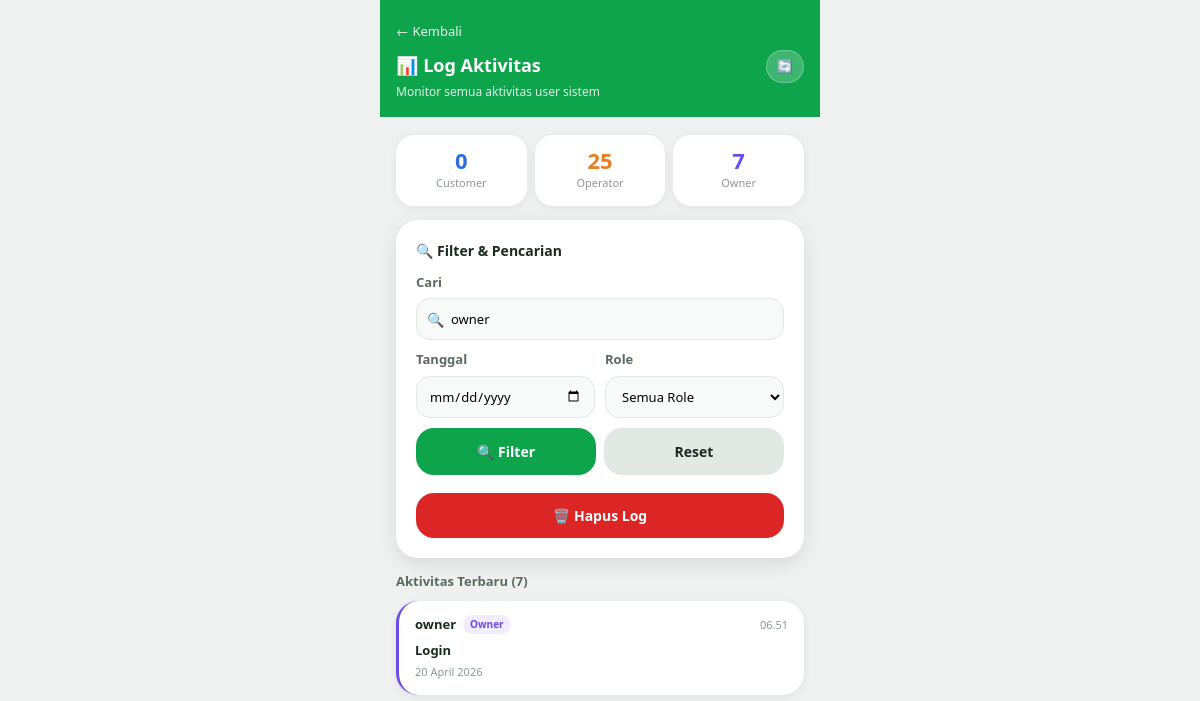
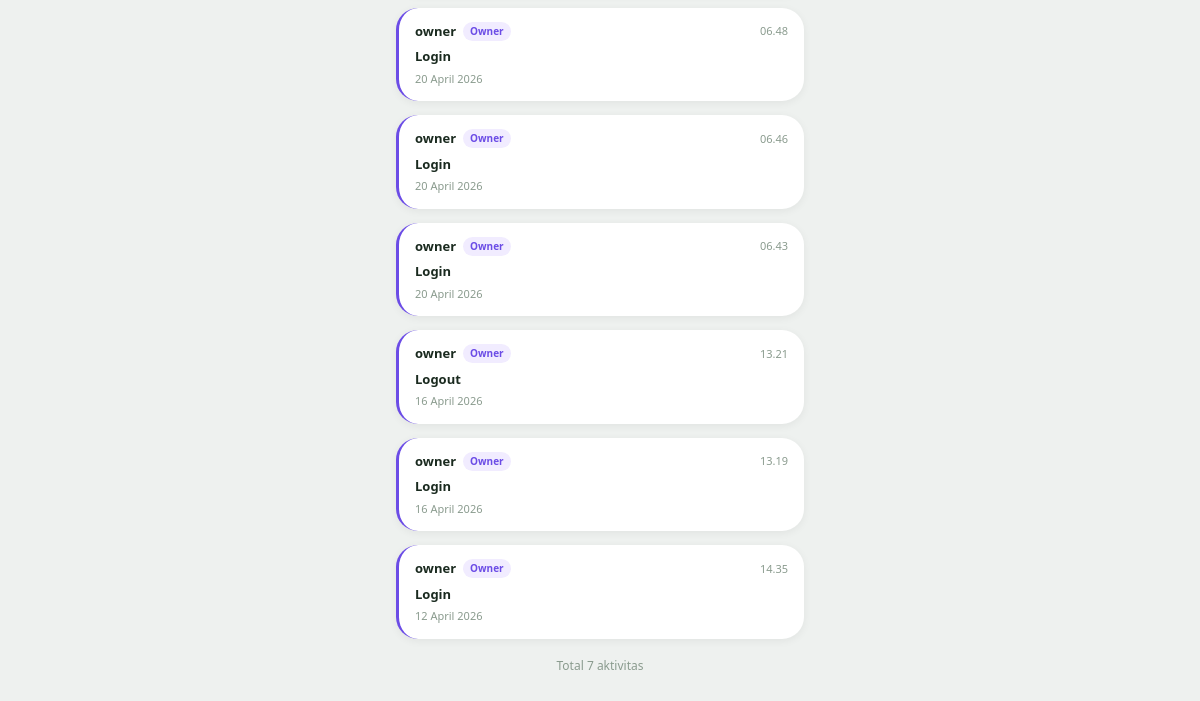
/log_aktivitas.php?cari=owner (signed in), run on an earlier commit of the app's database (2 pictures, top to bottom).
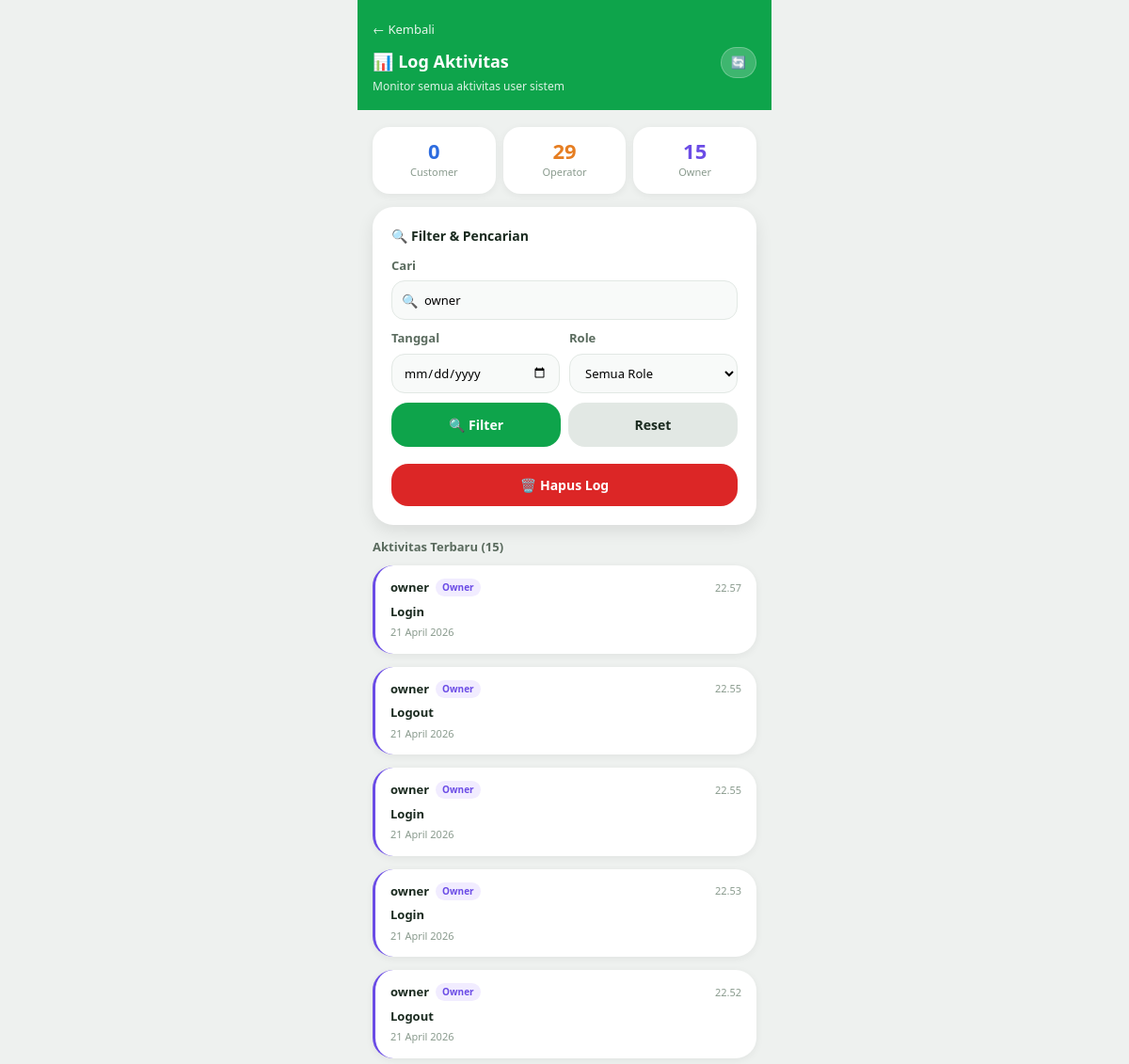
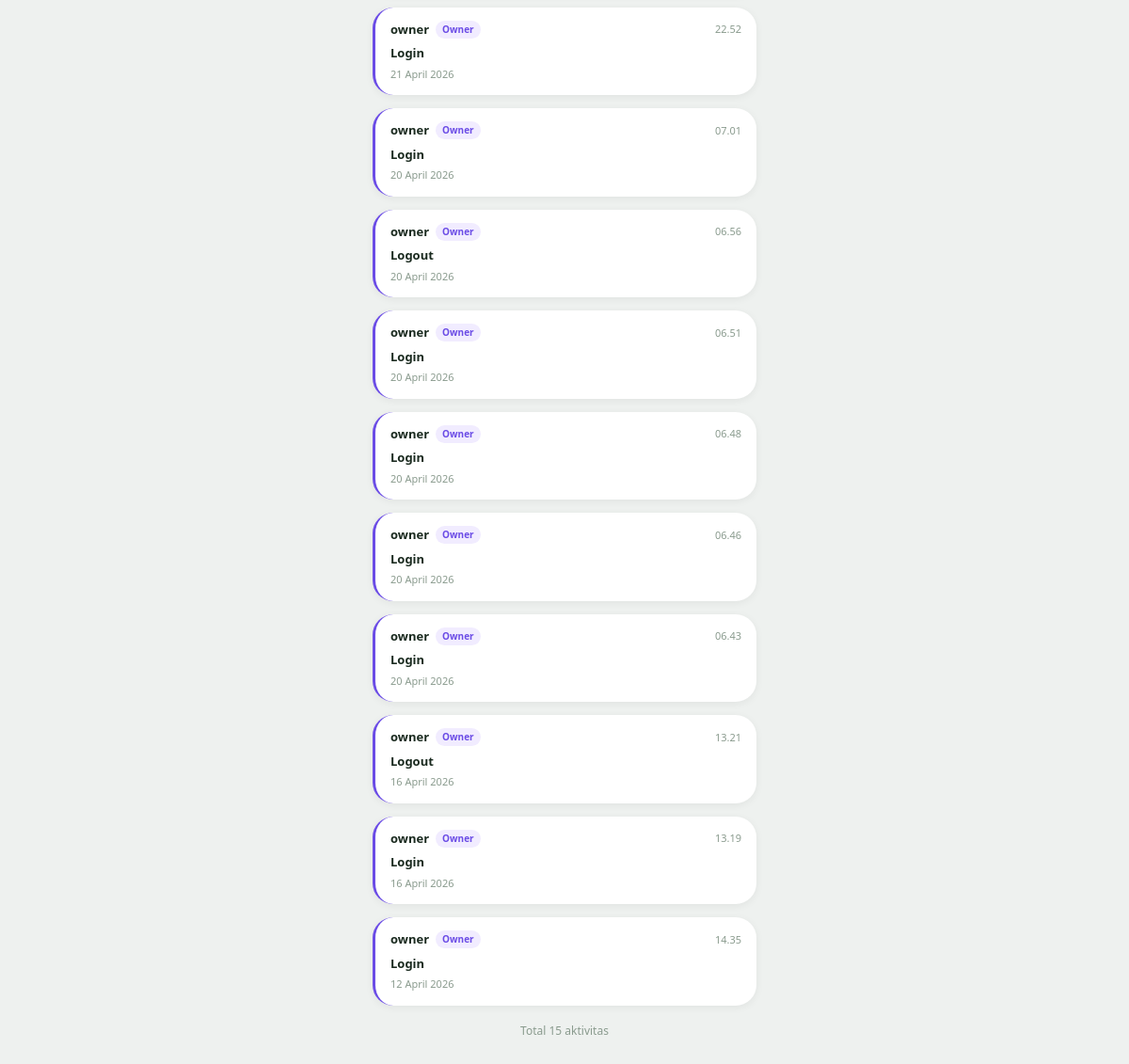
And on a later commit of the database (2 pictures, top to bottom).
### tables this page shows
CREATE TABLE log_aktivitas (
        id       INTEGER PRIMARY KEY AUTOINCREMENT,
        username TEXT NOT NULL,
        role     TEXT NOT NULL,
        aksi     TEXT NOT NULL,
        detail   TEXT DEFAULT '',
        waktu    DATETIME DEFAULT CURRENT_TIMESTAMP
    );

### log_aktivitas.php (the view, shortened to what this page needs)
<?php
$db    = getDB();
$cari        = trim($_GET['cari'] ?? '');
$tanggal     = $_GET['tanggal'] ?? '';
$where = []; $params = [];
if (!empty($cari)) {
    $where[] = "(username LIKE ? OR aksi LIKE ? OR detail LIKE ?)";
    $params  = array_merge($params, ["%$cari%", "%$cari%", "%$cari%"]);
}
$sql  = "SELECT * FROM log_aktivitas" . (!empty($where) ? " WHERE " . implode(' AND ', $where) : "") . " ORDER BY waktu DESC LIMIT 100";
$stmt = $db->prepare($sql);
$stmt->execute($params);
$logs = $stmt->fetchAll(PDO::FETCH_ASSOC);
$jml_customer = $db->query("SELECT COUNT(*) FROM log_aktivitas WHERE role = 'customer'")->fetchColumn();
$jml_operator = $db->query("SELECT COUNT(*) FROM log_aktivitas WHERE role = 'operator'")->fetchColumn();
$jml_owner    = $db->query("SELECT COUNT(*) FROM log_aktivitas WHERE role = 'owner'")->fetchColumn();
?>
<!DOCTYPE html>
<html lang="id">
<head>
    <link rel="stylesheet" href="css/base.css">
    <link rel="stylesheet" href="css/log_aktivitas.css">
</head>
<body>
<div class="app-wrapper">
    <div class="top-bar">
        <a href="owner.php" class="back-btn">← Kembali</a>
        <div class="topbar-row-log">
            <h1>📊 Log Aktivitas</h1>
            <a href="log_aktivitas.php" class="refresh-btn">🔄</a>
        </div>
        <div class="subtitle">Monitor semua aktivitas user sistem</div>
    </div>
    <div class="content">
        <div class="stat-grid stat-grid-log">
            <div class="stat-card">
                <div class="stat-num stat-customer"><?= $jml_customer ?></div>
                <div class="stat-label">Customer</div>
            </div>
            <div class="stat-card stat-orange">
                <div class="stat-num"><?= $jml_operator ?></div>
                <div class="stat-label">Operator</div>
            </div>
            <div class="stat-card">
                <div class="stat-num stat-owner"><?= $jml_owner ?></div>
                <div class="stat-label">Owner</div>
            </div>
        </div>
        <div class="card card-filter-log">
            <h3 class="filter-log-title">🔍 Filter & Pencarian</h3>
            <form method="GET">
                <div class="form-group">
                    <label>Cari</label>
                    <div class="search-wrapper">
                        <span class="search-icon">🔍</span>
                        <input type="text" name="cari"
                               placeholder="Username, aksi, atau detail"
                               value="<?= htmlspecialchars($cari) ?>">
                    </div>
                </div>
                <div class="filter-row">
                    <div class="form-group">
                        <label>Tanggal</label>
                        <input type="date" name="tanggal" value="<?= $tanggal ?>">
                    </div>
                    <div class="form-group">
                        <label>Role</label>
                        <select name="role">
                            <option value="">Semua Role</option>
                        </select>
                    </div>
                </div>
                <div class="btn-row">
                    <button type="submit" class="btn btn-orange">🔍 Filter</button>
                    <a href="log_aktivitas.php" class="btn btn-gray">Reset</a>
                </div>
            </form>
            <form method="POST" class="btn-hapus-log">
                <button type="submit" class="btn btn-red"
                        onclick="return confirm('Yakin ingin menghapus semua log? Tindakan ini tidak bisa dibatalkan!')">
                    🗑️ Hapus Log
                </button>
            </form>
        </div>
        <div class="section-title">Aktivitas Terbaru (<?= count($logs) ?>)</div>
        <?php if (empty($logs)): ?>
        <div class="empty-state card"><div class="empty-icon">📭</div><p>Tidak ada log aktivitas</p></div>
        <?php else: ?>
        <?php foreach ($logs as $log):
            $role_class = 'role-customer';
            if ($log['role'] === 'owner')    $role_class = 'role-owner';
        ?>
        <div class="log-item">
            <div class="log-header">
                <div class="log-header-left">
                    <span class="log-username"><?= htmlspecialchars($log['username']) ?></span>
                    <span class="log-role-badge <?= $role_class ?>"><?= ucfirst($log['role']) ?></span>
                </div>
                <span class="log-waktu"><?= date('H.i', strtotime($log['waktu'])) ?></span>
            </div>
            <div class="log-aksi"><?= htmlspecialchars($log['aksi']) ?></div>
            <div class="log-waktu"><?= date('j F Y', strtotime($log['waktu'])) ?></div>
        </div>
        <?php endforeach; ?>
        <?php endif; ?>
        <p class="log-footer">Total <?= count($logs) ?> aktivitas</p>
    </div>
</div>
</body>
</html>

### css/base.css (style rules this page uses)
:root { --clr-primary: #0ea44b; --clr-primary-dk: #0c8a3e; --clr-primary-lt: #eaf7ef; --clr-navy: #1e3a5f; --clr-navy-dk: #162c49; --clr-blue: #2d6cdf; --clr-blue-lt: #e8f0ff; --clr-blue-text: #2c5aa0; --clr-orange: #e67e22; --clr-orange-lt: #fff4e6; --clr-bg: #eef1ef; --clr-surface: #ffffff; --clr-surface-2: #f8faf9; --clr-border: #e2e8e4; --clr-text: #1a2a1f; --clr-text-2: #5a6b5e; --clr-text-3: #8a9b8e; --clr-danger: #b30000; --clr-danger-lt: #ffe6e6; --radius-sm: 10px; --radius-md: 14px; --radius-lg: 18px; --radius-xl: 22px; --radius-pill: 999px; --shadow-sm: 0 2px 8px rgba(0,0,0,.06); --shadow-md: 0 6px 18px rgba(0,0,0,.09); --shadow-lg: 0 12px 32px rgba(0,0,0,.11); --transition: .18s ease; --font-base: 'Segoe UI', 'Helvetica Neue', Arial, sans-serif; }
*, *::before, *::after { margin:0; padding:0; box-sizing:border-box; }
html { scroll-behavior: smooth; }
body { font-family: var(--font-base); background: var(--clr-bg); color: var(--clr-text); -webkit-font-smoothing: antialiased; line-height: 1.5; }
a { text-decoration: none; color: inherit; }
button, input, select, textarea { font-family: inherit; font-size: inherit; }
.app-wrapper { max-width: 440px; margin: 0 auto; min-height: 100vh; background: var(--clr-bg); display: flex; flex-direction: column; }
.content { padding: 18px 16px; flex: 1; display: flex; flex-direction: column; gap: 14px; }
.top-bar { background: var(--clr-primary); color: #fff; padding: 18px 16px 16px; position: relative; }
.top-bar h1 { font-size: 18px; font-weight: 700; margin-bottom: 2px; }
.top-bar .subtitle { font-size: 12px; opacity: .85; }
.back-btn { display: inline-flex; align-items: center; gap: 4px; color: rgba(255,255,255,.9); font-size: 13px; font-weight: 500; margin-bottom: 8px; transition: opacity var(--transition); }
.card { background: var(--clr-surface); border-radius: var(--radius-xl); padding: 20px; box-shadow: var(--shadow-md); }
.btn { display: inline-flex; align-items: center; justify-content: center; gap: 6px; padding: 13px 18px; border-radius: var(--radius-lg); border: none; font-size: 14px; font-weight: 600; cursor: pointer; transition: transform var(--transition), opacity var(--transition), background var(--transition); text-align: center; }
.form-group { display: flex; flex-direction: column; gap: 6px; }
.form-group label { font-size: 13px; font-weight: 600; color: var(--clr-text-2); }

What changed in the data, as far as the page shows it:
added log_aktivitas: username "owner", role "Owner", waktu "22.57", aksi "Login", waktu "21 April 2026"
added log_aktivitas: username "owner", role "Owner", waktu "22.55", aksi "Logout", waktu "21 April 2026"
added log_aktivitas: username "owner", role "Owner", waktu "22.55", aksi "Login", waktu "21 April 2026"
added log_aktivitas: username "owner", role "Owner", waktu "22.53", aksi "Login", waktu "21 April 2026"
added log_aktivitas: username "owner", role "Owner", waktu "22.52", aksi "Logout", waktu "21 April 2026"
added log_aktivitas: username "owner", role "Owner", waktu "22.52", aksi "Login", waktu "21 April 2026"
added log_aktivitas: username "owner", role "Owner", waktu "07.01", aksi "Login", waktu "20 April 2026"
added log_aktivitas: username "owner", role "Owner", waktu "06.56", aksi "Logout", waktu "20 April 2026"
Also different on the page:
$jml_operator: "25" → "29"
$jml_owner: "7" → "15"
count($logs): "7" → "15"
